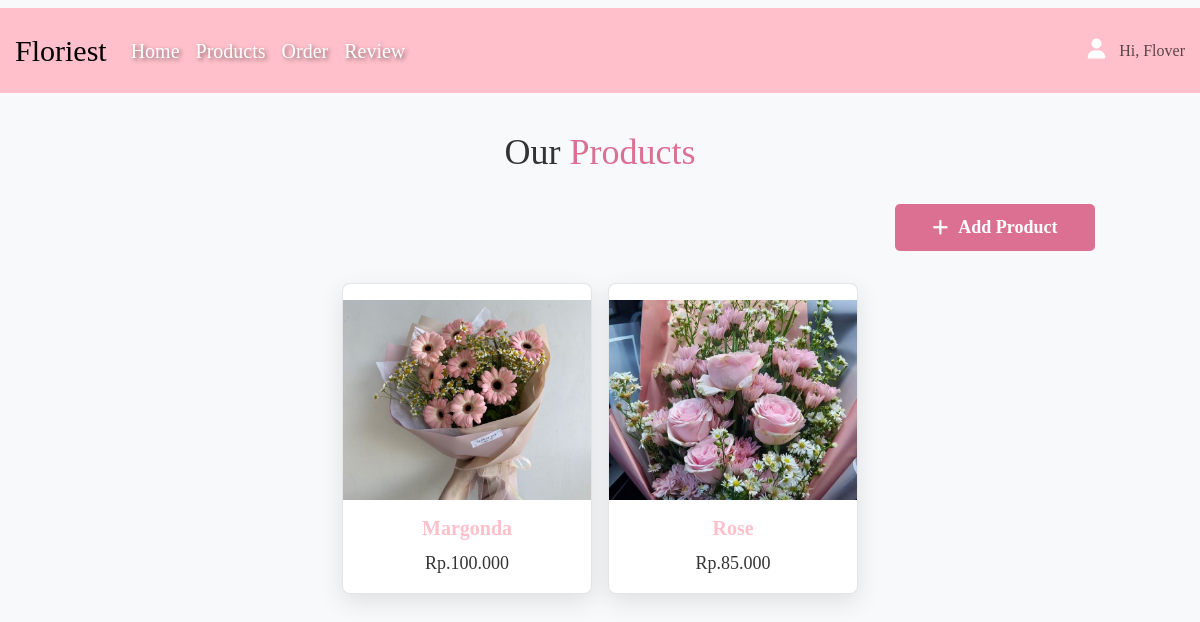
Screenshot of /UAP/admin/products-admin.php with the database file from the repository.
### tables this page shows
CREATE TABLE `products` (
  `id` int(11) NOT NULL,
  `flowerName` varchar(255) NOT NULL,
  `flowerPrice` decimal(10,2) NOT NULL,
  `flowerImage` varchar(255) NOT NULL
);

### UAP/admin/products-admin.php (the view, shortened to what this page needs)
<!DOCTYPE html>
<html lang="en">
<head>
    <link rel="stylesheet" href="https://cdn.jsdelivr.net/npm/bootstrap@5.3.3/dist/css/bootstrap.min.css">
</head>
<body>
    <nav class="navbar navbar-expand-lg bg-body-tertiary">
        <div class="container-fluid">
            <a class="navbar-brand" href="#">Floriest</a>
            <div class="collapse navbar-collapse" id="navbarText">
                <ul class="navbar-nav me-auto mb-2 mb-lg-0">
                     <li class="nav-item">
                        <a class="nav-link active" aria-current="page" href="home-admin.php">Home</a>
                    </li>
                    <li class="nav-item">
                        <a class="nav-link" href="products-admin.php">Products</a>
                    </li>
                    <li class="nav-item">
                        <a class="nav-link" href="order-admin.php">Order</a>
                    </li>
                    <li class="nav-item">
                        <a class="nav-link" href="review-admin.php">Review</a>
                    </li>
                </ul>
                <span class="navbar-text">
                    <i class="fa-solid fa-user" style="color: white"></i>
                    Hi, Flover
                </span>
            </div>
        </div>
    </nav>
    <section class="products">
        <h1 class="heading">Our <span>Products</span></h1>
        <div class="button-container">
            <button class="add-product-btn" onclick="location.href='addproducts.php'">
                <i class="fa-solid fa-plus"></i> Add Product
            </button>
        </div>
        <div class="box-container">
            <?php
            include '../connect/koneksi.php';
            $result = $conn->query("SELECT * FROM products");
            while ($row = $result->fetch_assoc()) {
                echo '<div class="box">';
                echo '    <div class="image">';
                echo '        <img src="flower/' . $row['flowerImage'] . '" alt="' . $row['flowerName'] . '">';
                echo '    </div>';
                echo '    <div class="content">';
                echo '        <h3>' . $row['flowerName'] . '</h3>';
                echo '        <div class="price">Rp.' . number_format($row['flowerPrice'], 0, ',', '.') . '</div>';
                echo '    </div>';
                echo '</div>';
            }
            ?>
        </div>
    </section>
</body>
</html>

### UAP/admin/products-admin.php (style rules this page uses)
* { font-family: 'Lucida Sans'; }
body { margin: 0; padding: 0; background: #f8f9fa; background-size: cover; }
.container-fluid { background-color: pink; padding: 15px; }
.navbar-brand { font-size: 30px; }
.navbar-nav .nav-link { color: white; font-size: 20px; text-shadow: 2px 2px 4px rgba(0, 0, 0, 0.5); }
.navbar-nav .nav-link.active { color: white; font-size: 20px; text-shadow: 2px 2px 4px rgba(0, 0, 0, 0.5); }
.navbar-text i { font-size: 20px; margin-right: 10px; }
.products { padding: 30px 0; }
.add-product-btn { display: flex; align-items: center; justify-content: center; width: 200px; margin-bottom: 30px; padding: 10px 20px; background-color: #db7093; color: white; border: none; border-radius: 5px; font-size: 18px; font-weight: bold; text-align: center; cursor: pointer; transition: background-color 0.3s; }
.add-product-btn i { margin-right: 10px; }
.products .box-container { display: flex; flex-wrap: wrap; justify-content: center; gap: 16px; }
.products .box { flex: 0 0 calc(33.33% - 16px); background: #fff; box-shadow: 0 8px 24px rgba(0, 0, 0, 0.1); border-radius: 8px; border: 1.6px solid rgba(0, 0, 0, 0.1); position: relative; overflow: hidden; text-align: center; transition: transform 0.3s; margin-bottom: 24px; max-width: 250px; }
.products .box .image { position: relative; text-align: center; padding-top: 16px; height: 200px; }
.products .box .image img { height: 200px; width: 100%; object-fit: cover; transition: transform 0.3s; }
.products .box .content { padding: 16px; text-align: center; }
.products .box .content h3 { font-size: 20px; color: pink; font-weight: bolder; padding-top: 16px; }
.products .box .content .price { font-size: 18px; color: #333; margin-top: 10px; }
.heading { text-align: center; font-size: 36px; color: #333; margin-bottom: 30px; }
.heading span { color: #db7093; }
.button-container { display: flex; justify-content: flex-end; padding: 0 105px; margin-bottom: 2px; }

### rows the page displays
products: flowerImage (picture), flowerName "Margonda", flowerPrice "100.000"
products: flowerImage (picture), flowerName "Rose", flowerPrice "85.000"
